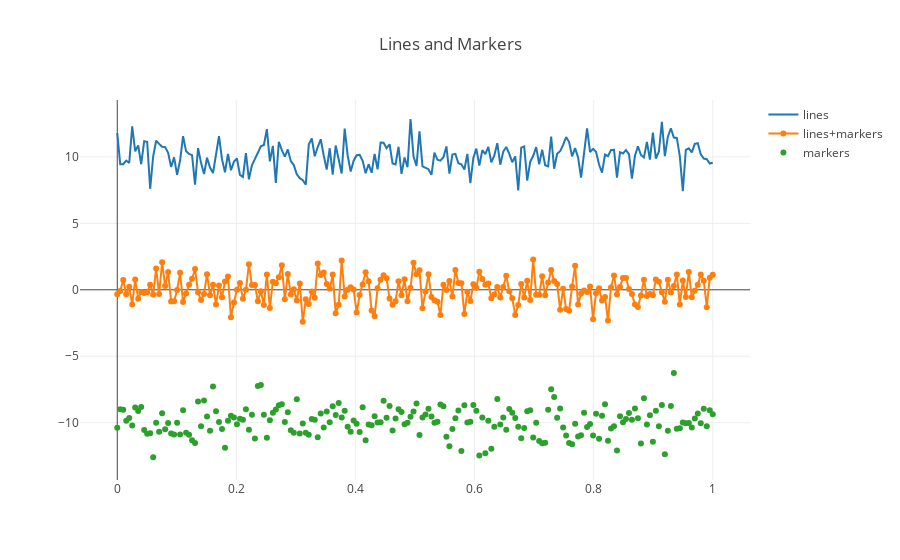

The cell this chart's notebook holds for it:
### Code cell
trace0 = go.Scatter(
    x = x,
    y = y0,
    mode = 'lines',
    name = 'lines'
)
trace1 = go.Scatter(
    x = x,
    y = y1,
    mode = 'lines+markers',
    name = 'lines+markers'
)
trace2 = go.Scatter(
    x = x,
    y = y2,
    mode = 'markers',
    name = 'markers'
)
data = [trace0, trace1, trace2]

layout = go.Layout(title="Lines and Markers")

fig = go.Figure(data=data,layout=layout)

iplot(fig)

### Figure 1 — Plotly figure (JSON) as saved in the notebook; plotly's stock layout.template omitted (floating-point values rounded to 4 significant figures; data arrays with more than 128 entries replaced by an {"elided": "..."} marker saying what was removed)
{"data": [{"mode": "lines", "name": "lines", "type": "scatter", "uid": "b11da29b-f9cc-47b4-b746-6aeb19f986b9", "x": {"elided": "200 float values"}, "y": {"elided": "200 float values"}}, {"mode": "lines+markers", "name": "lines+markers", "type": "scatter", "uid": "22025421-0d74-4b02-9002-273db9a6f5af", "x": {"elided": "200 float values"}, "y": {"elided": "200 float values"}}, {"mode": "markers", "name": "markers", "type": "scatter", "uid": "1cfafd9a-4bca-484c-bcf1-fe8d97fe0b78", "x": {"elided": "200 float values"}, "y": {"elided": "200 float values"}}], "layout": {"autosize": true, "title": "Lines and Markers", "xaxis": {"autorange": true, "range": [-0.05942, 1.059], "type": "linear"}, "yaxis": {"autorange": true, "range": [-14.43, 14.29], "type": "linear"}}}
